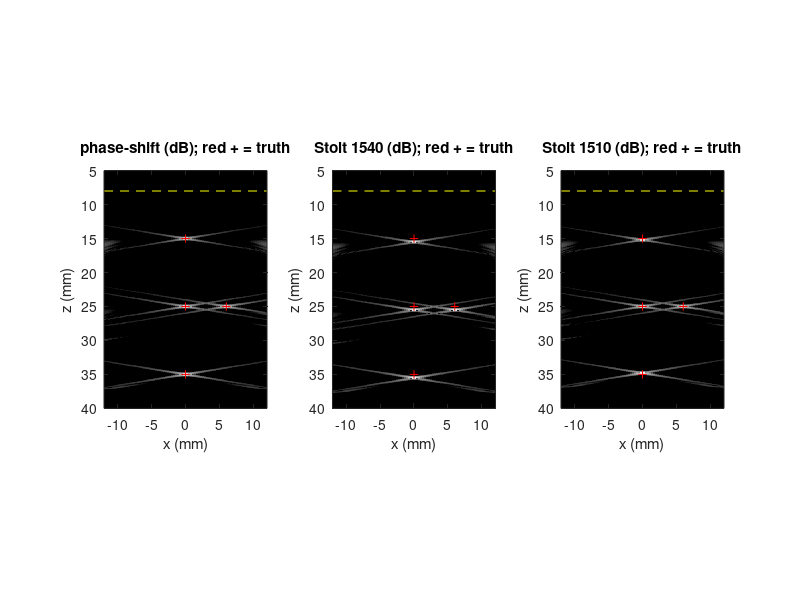

Here is the MATLAB script that generated this plot:
%% m24_phase_shift_layered.m  --  phase-shift migration through a layer vs Stolt with one speed
% Purpose : a 0-degree plane wave images point targets below an 8 mm fat-like layer
%           (c1 = 1450 m/s) on tissue (c2 = 1540 m/s). Channel data use ray-traced (Fermat)
%           receive delays and the exact vertical transmit delay. Three reconstructions:
%             phase-shift : depth loop with the local speed, step exp(j2 pi (kz(z) + f/c(z)) dz),
%                           kz(z) = sqrt((f/c(z))^2 - kx^2); kx is conserved across a flat
%                           interface (Snell), so this is exact for horizontal layers
%             Stolt 1540  : exact 0-degree map with c = 1540 m/s everywhere
%             Stolt cbar  : the same with the time-average speed down to 25 mm
%           Printed: peak depth error, -6 dB lateral width and peak amplitude per target.
% Change  : c1, layer thickness d1, target depths, Fnum.
% Expect  : phase-shift peaks within a few um of the truth, lateral width 0.555 mm at
%           every depth. Stolt at 1540 m/s: every target 0.50 mm too deep (theory
%           (c2/c1 - 1) d1 = 0.497 mm) and ~15 % wider. Stolt at cbar = 1510 m/s: depth exact
%           at 25 mm only (+0.20 mm at 15 mm, -0.20 mm at 35 mm).
% Model   : Born, point elements, no attenuation, no transmission losses or multiples at
%           the interface, IQ at 20 MHz, pitch 0.30 mm, fan filter F# 1.5.
%           Runtime ~3 s in Octave.
% Base MATLAB only; runs in MATLAB R2019b+ and GNU Octave 8.
clear; close all; rng(1);
tStart = tic;

%% Parameters
c2 = 1.540; c1 = 1.450; d1 = 8;               % mm/us, mm
f0 = 5; FBW = 0.6; fs = 20; lam = c2/f0;
Nel = 128; pitch = 0.30; xe = ((0:Nel-1) - (Nel-1)/2)*pitch;
Fnum = 1.5; alphaMax = atan(1/(2*Fnum));
ptsX = [0 0 0 6].';  ptsZ = [15 25 35 25].';  nt = 1200;
cz = @(z) c1*(z < d1) + c2*(z >= d1);          % speed profile
sig_f = FBW*f0/(2*sqrt(2*log(2)));  sig_t = 1/(2*pi*sig_f);
kt = (-ceil(4*sig_t*fs):ceil(4*sig_t*fs)).';  envK = exp(-(kt/fs).^2/(2*sig_t^2));

%% Channel data: vertical transmit, Fermat receive path through the interface
Ttx = d1/c1 + (ptsZ - d1)/c2;                  % us, exact for a normal plane wave
xa = repmat(xe, numel(ptsX), 1);  xb = repmat(ptsX, 1, Nel);   % bracket for the crossing point
lo = min(xa, xb);  hi = max(xa, xb);  Zt = repmat(ptsZ, 1, Nel);  Xt = xb;  Xe = xa;
for it = 1:60                                  % bisection on dT/dxr (monotonic in xr)
    xr = (lo + hi)/2;
    g  = (xr - Xe)./(c1*sqrt((xr - Xe).^2 + d1^2)) - (Xt - xr)./(c2*sqrt((Xt - xr).^2 + (Zt - d1).^2));
    hi(g > 0) = xr(g > 0);  lo(g <= 0) = xr(g <= 0);
end
Trx = sqrt((xr - Xe).^2 + d1^2)/c1 + sqrt((Xt - xr).^2 + (Zt - d1).^2)/c2;
tau = Ttx + Trx;                               % two-way delay (us), targets x elements
q = tau*fs;  i0 = floor(q);  fr = q - i0;  w = exp(-1i*2*pi*f0*tau);
li = i0 + 1 + nt*(0:Nel-1);
Sd = accumarray(li(:), w(:).*(1-fr(:)), [nt*Nel 1]) + accumarray(li(:)+1, w(:).*fr(:), [nt*Nel 1]);
S  = conv2(reshape(Sd, nt, Nel), envK, 'same');
% Snell check: the ray to the edge element of the 15 mm target
[~, k] = max(abs(xe));
s1 = (xr(1,k) - xe(k))/sqrt((xr(1,k) - xe(k))^2 + d1^2);  s2 = (ptsX(1) - xr(1,k))/sqrt((ptsX(1) - xr(1,k))^2 + (ptsZ(1) - d1)^2);
fprintf('Snell check (15 mm target, edge element): sin(a1)/c1 = %.5f, sin(a2)/c2 = %.5f (1/(mm/us))\n', s1/c1, s2/c2);

%% Common spectra and grids
nfft = 2048;  Df = fs/nfft;  fq = [0:nfft/2-1, -nfft/2:-1]*Df + f0;
bq = find(fq >= 0.8 & fq <= 9.2);  [fB, o] = sort(fq(bq));  bq = bq(o);  fB = fB(:);  nB = numel(fB);
nxp = 256;  kx = [0:nxp/2-1, -nxp/2:-1]/(nxp*pitch);  xs = xe(1) + (0:nxp-1)*pitch;
D = fft(S, nfft, 1);  D = fft(D(bq, :), nxp, 2);
D = D .* (abs(kx) <= fB*sin(alphaMax)/c2);     % receive fan, F# 1.5 in tissue
dz = 0.0385;  zg = (0:round(40/dz)).'*dz;  Nz = numel(zg);

%% Phase-shift migration through the layered profile
t1 = tic;  psi = D;  imPS = zeros(Nz, nxp);
stp = cell(1,2);                               % one depth step in each medium
for m = 1:2
    cl = c1*(m == 1) + c2*(m == 2);
    kzr = sqrt(max((fB/cl).^2 - kx.^2, 0));  prop = (fB/cl).^2 >= kx.^2;
    stp{m} = exp(1i*2*pi*(kzr + fB/cl)*dz) .* prop;   % receive kz + transmit f/c
end
for k = 1:Nz
    imPS(k, :) = sum(psi, 1);                  % imaging condition: sum over f
    psi = psi .* stp{1 + (cz(zg(k) + dz/2) == c2)};
end
imPS = ifft(imPS, [], 2);  tPS = toc(t1);

%% Stolt (exact 0-degree map) with a single speed
cbar = 25/(d1/c1 + (25 - d1)/c2);              % time-average speed to 25 mm
ntq = 4096;  Dq = fs/ntq;  fq2 = [0:ntq/2-1, -ntq/2:-1]*Dq + f0;
b2 = find(fq2 >= 0.8 & fq2 <= 9.2);  [fB2, o] = sort(fq2(b2));  b2 = b2(o);  fB2 = fB2(:);  n2 = numel(fB2);
tc = nt/(2*fs);
D2 = fft(S, ntq, 1);  D2 = fft(D2(b2, :) .* exp(1i*2*pi*fB2*tc), nxp, 2);
NZ = 2048;  Kz = (0:NZ-1).'/(NZ*dz);  [KX, KZ] = meshgrid(kx, Kz);
imS = cell(1,2);  cs = [c2 cbar];
for m = 1:2
    c = cs(m);  Dm = D2 .* (abs(kx) <= fB2*sin(alphaMax)/c);
    F = c*(KX.^2 + KZ.^2)./(2*KZ + eps);  J = abs(c*(KZ.^2 - KX.^2)./(2*KZ.^2 + eps));
    ok = KZ > 0 & (KZ - F/c) >= 0;  qq = (F - fB2(1))/Dq + 1;  k0 = floor(qq);  ww = qq - k0;
    ok = ok & k0 >= 1 & k0 < n2;  lk = k0(ok) + n2*(ceil(find(ok)/NZ) - 1);
    I = zeros(NZ, nxp);  I(ok) = ((1 - ww(ok)).*Dm(lk) + ww(ok).*Dm(lk+1)) .* J(ok) .* exp(-1i*2*pi*F(ok)*tc);
    im = ifft2(I)/(dz*Df);  imS{m} = im(1:Nz, :);   % same scale as the phase-shift sum over f bins
end

%% Metrics
names = {'phase-shift', 'Stolt 1540', sprintf('Stolt %.0f', cbar*1e3)};
ims = {imPS, imS{1}, imS{2}};
fprintf('time-average speed to 25 mm: %.1f m/s; expected depth error at 1540 m/s for a target at z:\n', cbar*1e3);
fprintf('   dz = (c2/c1 - 1) d1 = %.3f mm (one-way time preserved), same for every target below the layer\n\n', (c2/c1 - 1)*d1);
fprintf('%-12s %8s %10s %9s %9s\n', 'method', 'target', 'dz peak', 'lat-6dB', 'peak');
fprintf('%-12s %8s %10s %9s %9s\n', '', '(x,z)', '(um)', '(mm)', '(dB)');
xq = -1.5:0.005:1.5;  refpk = zeros(1, numel(ptsX));
for m = 1:3
    E = abs(ims{m});  if m == 1, nrm = max(E(:)); end;  E = E/nrm;
    for it = 1:numel(ptsX)
        sx = abs(xs - ptsX(it)) <= 3;  sz = abs(zg - ptsZ(it)) <= 2;
        sub = E(sz, sx);  [pk, k] = max(sub(:));  [kz, kx2] = ind2sub(size(sub), k);
        zz = zg(sz);  xx = xs(sx);
        zfine = zz(kz) + (-0.2:0.001:0.2);  Lc = interp1(zz, sub(:, kx2), zfine, 'spline');  [pk, b] = max(Lc);
        rowv = interp1(zz, sub, zfine(b), 'spline');  Lr = interp1(xx, rowv, xx(kx2) + xq, 'spline');
        wl = sum(Lr >= max(Lr)/2)*0.005;
        fprintf('%-12s %8s %10.0f %9.3f %9.1f\n', names{m}, sprintf('%g,%g', ptsX(it), ptsZ(it)), (zfine(b) - ptsZ(it))*1e3, wl, 20*log10(pk));
    end
end
fprintf('\nphase-shift loop: %.2f s for %d depth steps (cost ~ Nz Nf Nkx); a Stolt pass: one interpolation\n', tPS, Nz);
fprintf('total run time %.1f s\n', toc(tStart));

%% Figures
figure('Position', [50 50 1100 420]);
for m = 1:3
    subplot(1,3,m); E = abs(ims{m});
    imagesc(xs, zg, max(20*log10(E/max(E(:))), -50), [-50 0]); axis image; axis([-12 12 5 40]); colormap(gray); hold on;
    plot([-12 12], [d1 d1], 'y--'); plot(ptsX, ptsZ, 'r+');
    title(sprintf('%s (dB); red + = truth', names{m})); xlabel('x (mm)'); ylabel('z (mm)');
end
